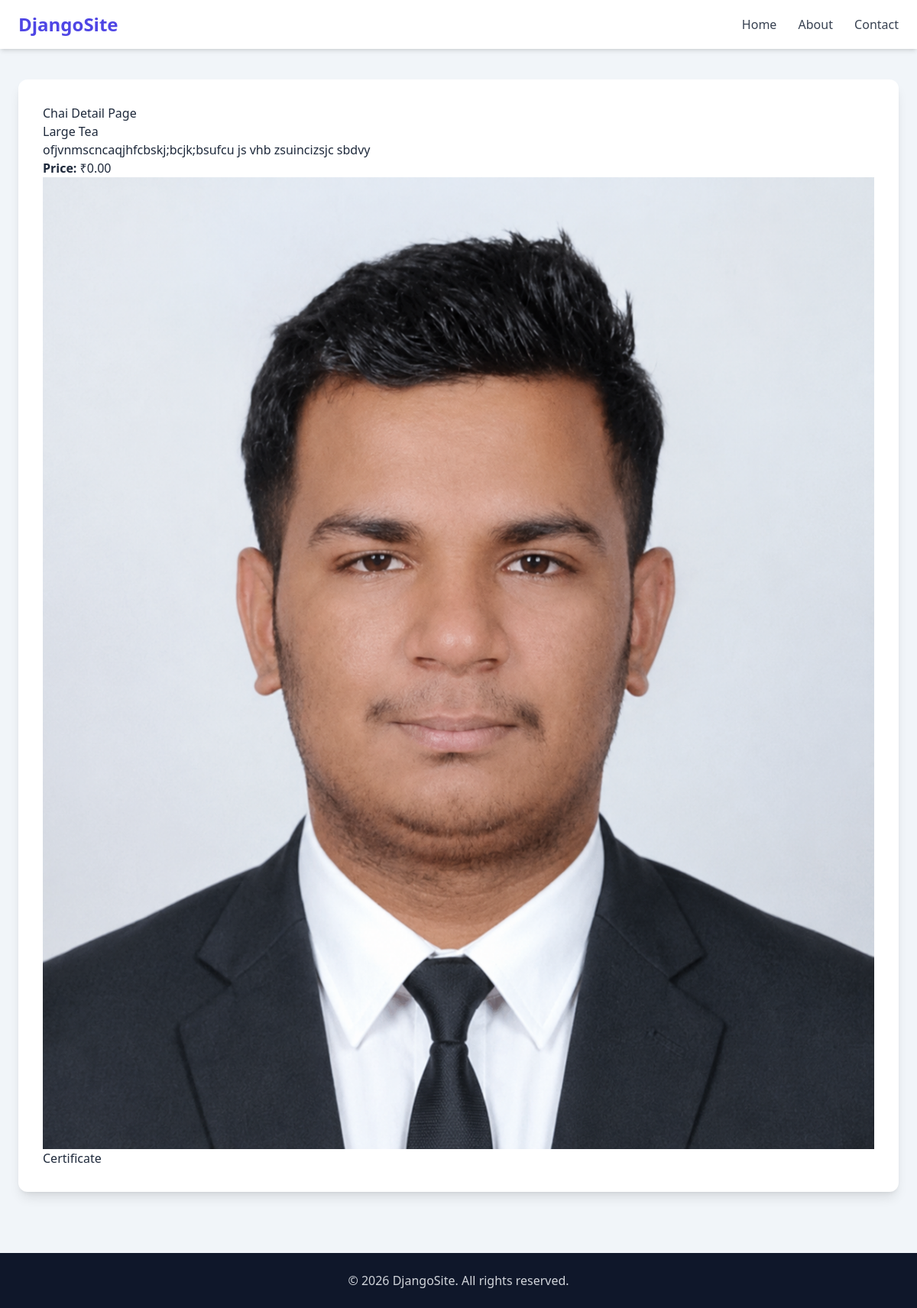
The page /chai/3/ on the database its author committed.
### chai/models.py (models this page shows, shortened)
class Chai_Varity(models.Model):
    CHAI_TYPE_CHOICES = [
    ('ML', 'MASALA'),
    ('GR', 'GINGER'),
    ('KL', 'KIWI'),
    ('PL', 'PLAIN'),
    ('EL', 'ELAICHI'),
   ]
    name = models.CharField(max_length=100)
    image = models.ImageField(upload_to='chais/')
    date_added = models.DateTimeField(default=timezone.now)
    type = models.CharField(max_length=2, choices=CHAI_TYPE_CHOICES, default='ML')
    description = models.TextField(default='')
    price = models.DecimalField(max_digits=6, decimal_places=2, default=0.00)

### chai/views.py (the view)
# urls.py: path('<int:chai_id>/',views.chai_detail,name='chai_detail')
def chai_detail(request,chai_id):
    chai = get_object_or_404(Chai_Varity,pk = chai_id)
    return render(request, 'chai_detail.html',{"chai":chai})

### chai/templates/chai_detail.html (shortened to what this page needs)
{% extends 'layout.html' %}
 {% block content %}
  <h1>Chai Detail Page</h1>
  <h2>{{chai.name}}</h2>
  <p>{{chai.description}}</p>
  <p><strong>Price:</strong> ₹{{ chai.price }}</p>
  <img src="{{chai.image.url}}" alt="">
  <a href="{% url 'Certificate_chai.html' %} ">Certificate</a>
  {% endblock content %}

### rows shown on the page
Chai_Varity: name "Large Tea", description "ofjvnmscncaqjhfcbskj;bcjk;bsufcu js vhb zsuincizsjc sbdvy", price "0.00", image (picture)
